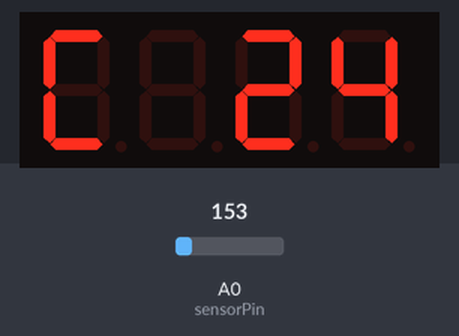
Bench run of a sketch on a simulated Arduino Uno, built for the host (arithmetic inside an expression is 32-bit, double 64-bit). Parts: 4-digit seven-segment display. The test bench sets the inputs (shaded band); at power-on: A0 (sensorPin) = 153.

Above: at 6.6 s.
At 13.8 s:
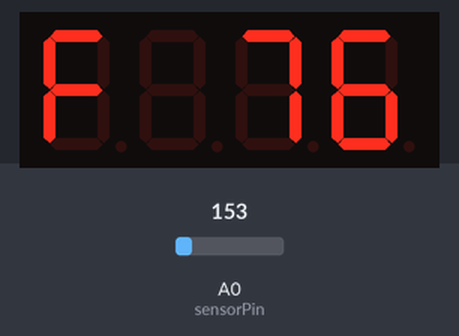
13.9 s: A0 (sensorPin) set to 165
At 20.8 s:
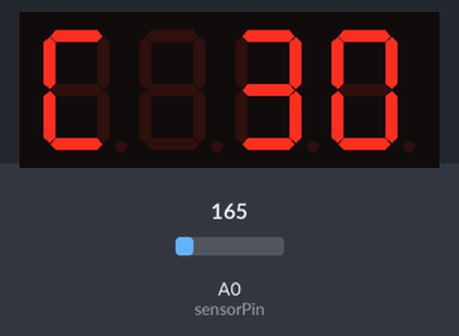
27.6 s: A0 (sensorPin) set to 175
At 34.1 s:
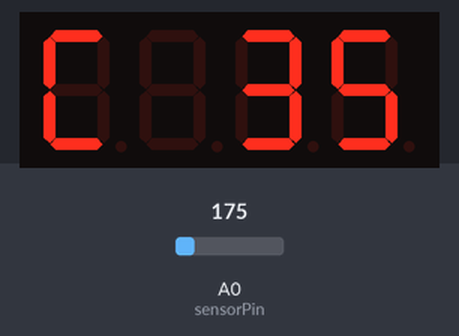
40.7 s: A0 (sensorPin) set to 191
At 46.2 s:
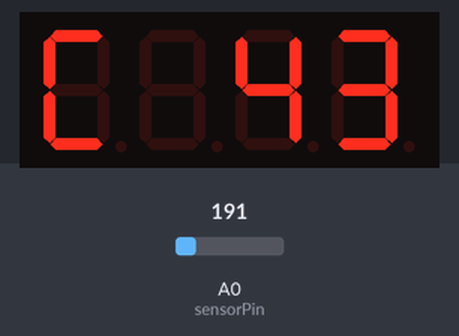
Timing chart, 0 to 47.7 s (numbered marks = the images above; inputs shaded):
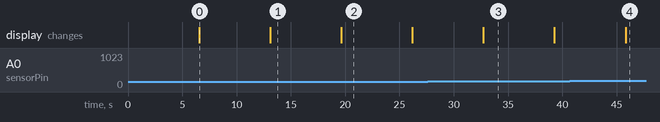

The sketch:

TinyTemperatureBubbleDisplay.ino
```cpp
/*
 Pinout for HP Bubble Display:
 1:  Cathode 1
 2:  Anode E
 3:  Anode C
 4:  Cathode 3
 5:  Anode dp
 6:  Cathode 4
 7:  Anode G
 8:  Anode D
 9:  Anode F
 10: Cathode 2
 11: Anode B
 12: Anode A
 */
//TMP36 Pin Variables
int sensorPin = A0; //the analog pin the TMP36's Vout (sense) pin is connected to
                        //the resolution is 10 mV / degree centigrade with a
                        //500 mV offset to allow for negative temperatures

// #########################################
// Shrinking down SevSeg.h for Attiny
// #########################################
#include "SevSeg.h"
#include <avr/io.h>
#include <inttypes.h>
#include <avr/interrupt.h>
#include <util/delay.h>

//#define FRAMEPERIOD 4000
//Create an instance of the object.
SevSeg myDisplay;

//Create global variables
//unsigned long timer;
int deciSecond = 0;
int temperature = 0;
int interval = 0;
char tempString[4];

/**
 * Attiny84 pin definitions
 * http://iamsuhasm.wordpress.com/tutsproj/avr-gcc-tutorial/
 * Use DDRx (DDRB, DDRD, etc) to set Attiny IOs as input or output
 * Use PORTx (PORTB, PORTD, etc) to drive the IO
 */
//#define sensorPin A0
//#define digit1 PA6
//#define digit2 100
//#define digit3 PB1
//#define digit4 PB0
//
//#define segA PA1
//#define segB PA2
//#define segC PB2
//#define segD PA4
//#define segE PA7
//#define segF PA3
//#define segG PA5
//#define segDP 100

void setup()
{
  int displayType = COMMON_CATHODE; //Your display is either common cathode or common anode


  //This pinout is for a bubble dispaly
  //Declare what pins are connected to the GND pins (cathodes)
  int digit1 = 6; //Pin 1
  int digit2 = 101; //Pin 10
  int digit3 = 9; //Pin 4
  int digit4 = 10; //Pin 6

  //Declare what pins are connected to the segments (anodes)
  int segA = 1; //Pin 12
  int segB = 2; //Pin 11
  int segC = 8; //Pin 3
  int segD = 4; //Pin 8
  int segE = 7; //Pin 2
  int segF = 3; //Pin 9
  int segG = 5;//5; //Pin 7
  int segDP= 100; //Pin 5

  int numberOfDigits = 4; //Do you have a 1, 2 or 4 digit display?

  //DDR - DataDirectionRegister
  DDRA |= (1<<DDA1) | (1<<DDA2) | (1<<DDA3) | (1<<DDA4) |
          (1<<DDA5) | (1<<DDA6) | (1<<DDA7);
  DDRB |= (1<<DDB0) | (1<<DDB1) | (1<<DDB2);

  myDisplay.Begin(displayType, numberOfDigits, digit1, digit2, digit3, digit4, segA, segB, segC, segD, segE, segF, segG, segDP);

  myDisplay.SetBrightness(100); //Set the display to 100% brightness level

  //timer = millis();
}

void loop()                     // run over and over again
{
 // At 500 display Centigrade, at 1000
 // .. display Faranheit, clear interval
 // .. cnt at 1000
 if(interval == 500)
 {
   temperature = getTemp(0);
   sprintf(tempString, "%1s%3d", "C", temperature);
   interval++;
 }
 else if(interval == 1000)
 {
   temperature = getTemp(1);
   sprintf(tempString, "%1s%3d", "F", temperature);
   interval = 0;
 }
 else
 {
   interval++;
 }
 // Display
 myDisplay.DisplayString(tempString, 0);
 delay(5); //waiting a second
}

int getTemp(boolean tempType)
{
 //getting the voltage reading from the temperature sensor
 int reading = analogRead(sensorPin);

 // converting that reading to voltage, for 3.3v arduino use 3.3
 float voltage = reading * 5.0;
 voltage /= 1024.0;

 // now print out the temperature
 float temperatureC = (voltage - 0.5) * 100 ;  //converting from 10 mv per degree wit 500 mV offset
                                               //to degrees ((voltage - 500mV) times 100)

 // now convert to Fahrenheit
 float temperatureF = (temperatureC * 9.0 / 5.0) + 32.0;
 if(tempType == 0)
 {
    return int(temperatureC);
 }
 else
 {
   return int(temperatureF);
 }
}
```

Measured:
- after the input at 13.9 s, the display: changes after 5.7 s (image 2)
- after the input at 27.6 s, the display: changes after 5.1 s (image 3)
- after the input at 40.7 s, the display: changes after 5.1 s (image 4)
- what the display in image 0 shows lasts 6.6 s, from 6.5 s to 13.1 s
